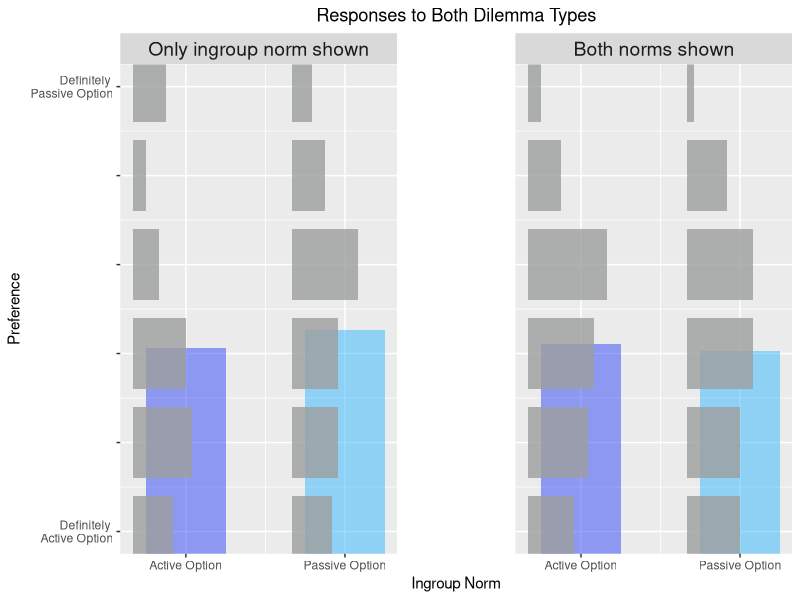
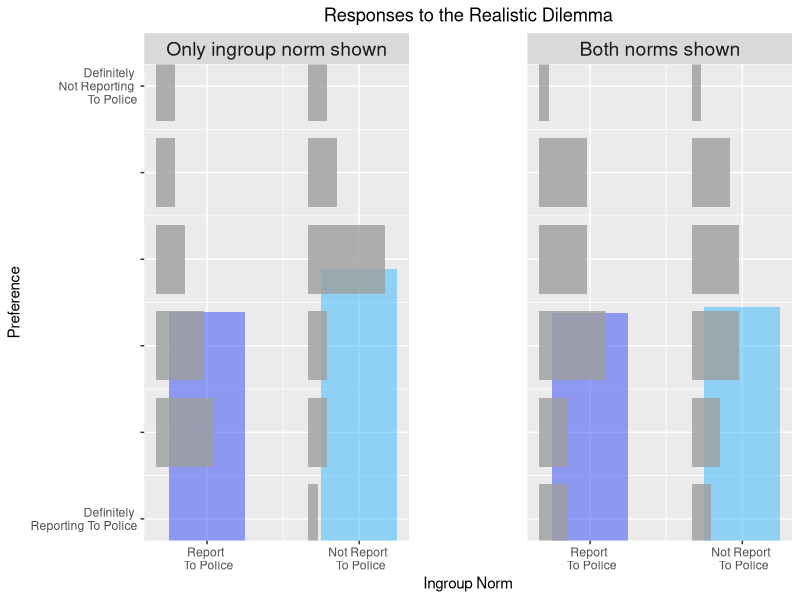
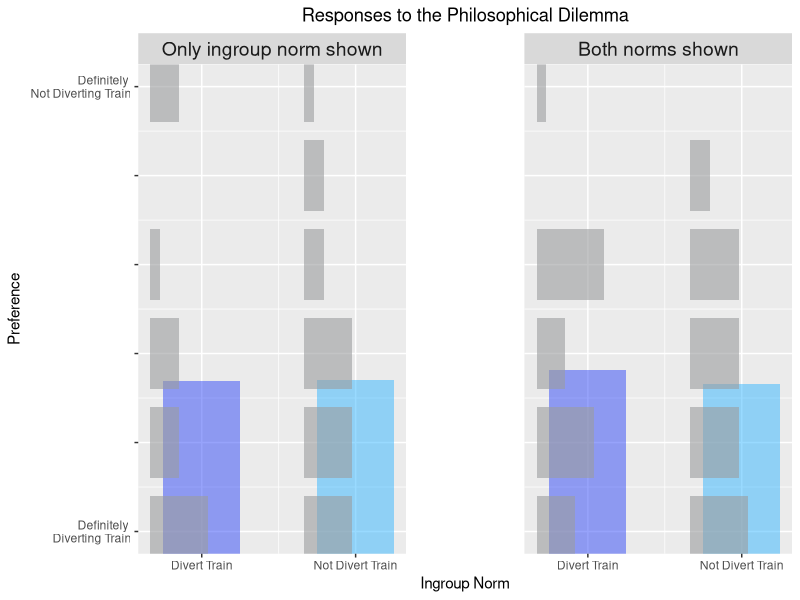
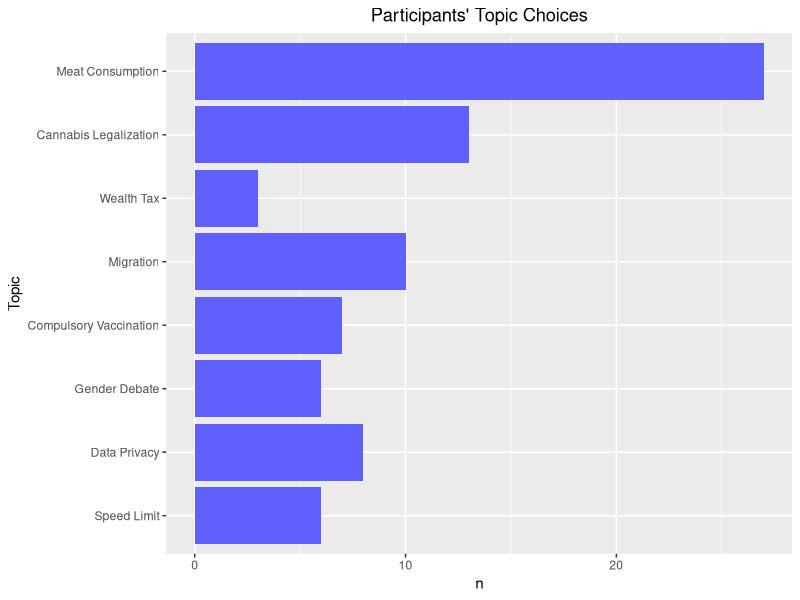

These figures' R source, in order:
## ---- chunk 1
# load required library
library(tidyverse)
## ---- chunk 2
# load the dataset
cleaned_data <- read_csv('../../Data/02_main/02_cleaned_main_data.csv')

cleaned_data
## ---- chunk 3
response_counts_overall <- cleaned_data %>% group_by(ingroup_norm, both_infos, dilemma_rating)%>%
    summarize(count = length(dilemma_rating)) %>% ungroup()
max_response_count_overall <- max(response_counts_overall$count)

response_counts <- cleaned_data %>% group_by(ingroup_norm, both_infos, dilemma_rating, dilemma_type)%>%
    summarize(count = length(dilemma_rating)) %>% ungroup()
max_response_count <- max(response_counts$count)

response_counts_real <- response_counts %>% filter(dilemma_type == 'real_dilemma') %>% select(-dilemma_type)
response_counts_philo <- response_counts %>% filter(dilemma_type == 'philosophical_dilemma') %>% select(-dilemma_type)
## ---- chunk 4
vertical_bar_width = 1
horizontal_bar_width = 0.4

props_overall <- cleaned_data %>% group_by(ingroup_norm, both_infos, dilemma_rating) %>% 
  summarize(
    count = length(dilemma_rating),
    relative_proportion = count/max_response_count_overall,
    xmin = ingroup_norm[1] - vertical_bar_width/1.5,
    xmax = xmin + relative_proportion*vertical_bar_width,
    ymin = dilemma_rating[1] - horizontal_bar_width, 
    ymax = dilemma_rating[1] + horizontal_bar_width
  ) %>% ungroup()
props_overall$both_infos = factor(props_overall$both_infos, labels=c("Only ingroup norm shown", "Both norms shown"))

props <- cleaned_data %>% group_by(ingroup_norm, both_infos, dilemma_rating, dilemma_type) %>% 
  summarize(
    count = length(dilemma_rating),
    relative_proportion = count/max_response_count,
    xmin = ingroup_norm[1] - vertical_bar_width/1.5,
    xmax = xmin + relative_proportion*vertical_bar_width,
    ymin = dilemma_rating[1] - horizontal_bar_width, 
    ymax = dilemma_rating[1] + horizontal_bar_width
  ) %>% ungroup()
props$both_infos = factor(props$both_infos, labels=c("Only ingroup norm shown", "Both norms shown"))

props_real <- props %>% filter(dilemma_type == 'real_dilemma') %>% select(-dilemma_type)
props_philo <- props %>% filter(dilemma_type == 'philosophical_dilemma') %>% select(-dilemma_type)

means_overall <- cleaned_data %>% group_by(ingroup_norm, both_infos) %>%
    summarize(meanResponse = mean(dilemma_rating),
              stdErrResponse = sd(dilemma_rating)/sqrt(length(dilemma_rating)),
              boundLower = meanResponse - stdErrResponse,
              boundUpper = meanResponse + stdErrResponse
    ) %>% ungroup()
means_overall$both_infos = factor(means_overall$both_infos, labels=c("Only ingroup norm shown", "Both norms shown"))

means <- cleaned_data %>% group_by(ingroup_norm, both_infos, dilemma_type) %>%
    summarize(meanResponse = mean(dilemma_rating),
              stdErrResponse = sd(dilemma_rating)/sqrt(length(dilemma_rating)),
              boundLower = meanResponse - stdErrResponse,
              boundUpper = meanResponse + stdErrResponse
    ) %>% ungroup()
means$both_infos = factor(means$both_infos, labels=c("Only ingroup norm shown", "Both norms shown"))

means_real <- means %>% filter(dilemma_type == 'real_dilemma') %>% select(-dilemma_type)
means_philo <- means %>% filter(dilemma_type == 'philosophical_dilemma') %>% select(-dilemma_type)
## ---- chunk 5
library(scales)
dilemma_decision_plot <- ggplot()+
    geom_col(data=means_overall, aes(x=ingroup_norm, y=meanResponse, fill=factor(ingroup_norm)), width=vertical_bar_width, alpha=0.5) +
    geom_rect(data=props_overall, aes(xmin=xmin, ymin=ymin, xmax=xmax, ymax=ymax, group=ingroup_norm), fill = "#9c9d9e", alpha = 0.8) +
    scale_y_continuous(name="Preference", limits=c(1,6), oob = rescale_none, breaks = 1:6, labels=c("Definitely \n Active Option", "","","","", "Definitely \n Passive Option")) + 
    scale_x_continuous(name = "Ingroup Norm", breaks=c(-1,1), labels=c("Active Option", "Passive Option"))+
    scale_fill_manual(breaks = c(-1, 1), labels=c("Active Option", "Passive Option"), values = c("#3148f7", "#35b5ff")) +
    facet_wrap(~both_infos) + 
    scale_alpha(range = c(0, 1)) +
    theme(panel.spacing = unit(4, "lines"),
          strip.text = element_text(size = 14),
          panel.spacing.x = unit(3, "cm")) +
    guides(fill=FALSE, group=FALSE, alpha=FALSE) +
  ggtitle('Responses to Both Dilemma Types') +
  theme(plot.title = element_text(hjust = 0.5))
dilemma_decision_plot
## ---- chunk 6
dilemma_decision_plot_real <- ggplot()+
    geom_col(data=means_real, aes(x=ingroup_norm, y=meanResponse, fill=factor(ingroup_norm)), width=vertical_bar_width, alpha=0.5) +
    geom_rect(data=props_real, aes(xmin=xmin, ymin=ymin, xmax=xmax, ymax=ymax, group=ingroup_norm), fill = "#9c9d9e", alpha = 0.8) +
    scale_y_continuous(name="Preference", limits=c(1,6), oob = rescale_none, breaks = 1:6, labels=c("Definitely \n Reporting To Police", "","","","", "Definitely \n Not Reporting \n To Police")) + 
    scale_x_continuous(name = "Ingroup Norm", breaks=c(-1,1), labels=c("Report \n To Police", "Not Report \n To Police"))+
    scale_fill_manual(breaks = c(-1, 1), labels=c("Report \n To Police", "Not Report \n To Police"), values = c("#3148f7", "#35b5ff")) +
    facet_wrap(~both_infos) + 
    scale_alpha(range = c(0, 1)) +
    theme(panel.spacing = unit(4, "lines"),
          strip.text = element_text(size = 14),
          panel.spacing.x = unit(3, "cm")) +
    guides(fill=FALSE, group=FALSE, alpha=FALSE) +
  ggtitle('Responses to the Realistic Dilemma') +
  theme(plot.title = element_text(hjust = 0.5))
dilemma_decision_plot_real
## ---- chunk 7
dilemma_decision_plot_philo <- ggplot()+
    geom_col(data=means_philo, aes(x=ingroup_norm, y=meanResponse, fill=factor(ingroup_norm)), width=vertical_bar_width, alpha=0.5) +
    geom_rect(data=props_philo, aes(xmin=xmin, ymin=ymin, xmax=xmax, ymax=ymax, group=ingroup_norm), fill = "#9c9d9e", alpha = 0.6) +
    scale_y_continuous(name="Preference", limits=c(1,6), oob = rescale_none, breaks = 1:6, labels=c("Definitely \n Diverting Train", "","","","", "Definitely \n Not Diverting Train")) + 
    scale_x_continuous(name = "Ingroup Norm", breaks=c(-1,1), labels=c("Divert Train", "Not Divert Train"))+
    scale_fill_manual(breaks = c(-1, 1), labels=c("Divert Train", "Not Divert Train"), values = c("#3148f7", "#35b5ff")) +
    facet_wrap(~both_infos) + 
    scale_alpha(range = c(0, 1)) +
    theme(panel.spacing = unit(4, "lines"),
          strip.text = element_text(size = 14),
          panel.spacing.x = unit(3, "cm")) +
    guides(fill=FALSE, group=FALSE, alpha=FALSE) +
  ggtitle('Responses to the Philosophical Dilemma') +
  theme(plot.title = element_text(hjust = 0.5))
dilemma_decision_plot_philo
## ---- chunk 8
remaining_participants <- cleaned_data %>% pull(submission_id) %>% unique()
raw_data <- read_csv('../../Data/02_main/01_raw_main_data.csv')
raw_data_of_remaining_participants <- raw_data %>% filter(submission_id %in% remaining_participants)

topic_counts <- raw_data_of_remaining_participants %>% filter(trial_name == 'topic_choice') %>% group_by(response) %>% count()

topic_counts
## ---- chunk 9
topic_choice_plot <- ggplot()+
  geom_col(data = topic_counts, aes(x = n, y = response), fill = '#6060FF')+
  ggtitle("Participants' Topic Choices")+
  theme(plot.title = element_text(hjust = 0.5))+
  scale_y_discrete(name="Topic", labels=c("Speed Limit", "Data Privacy","Gender Debate","Compulsory Vaccination","Migration", "Wealth Tax", "Cannabis Legalization", "Meat Consumption")) +
  theme(strip.text = element_text(size = 14))
  

topic_choice_plot
